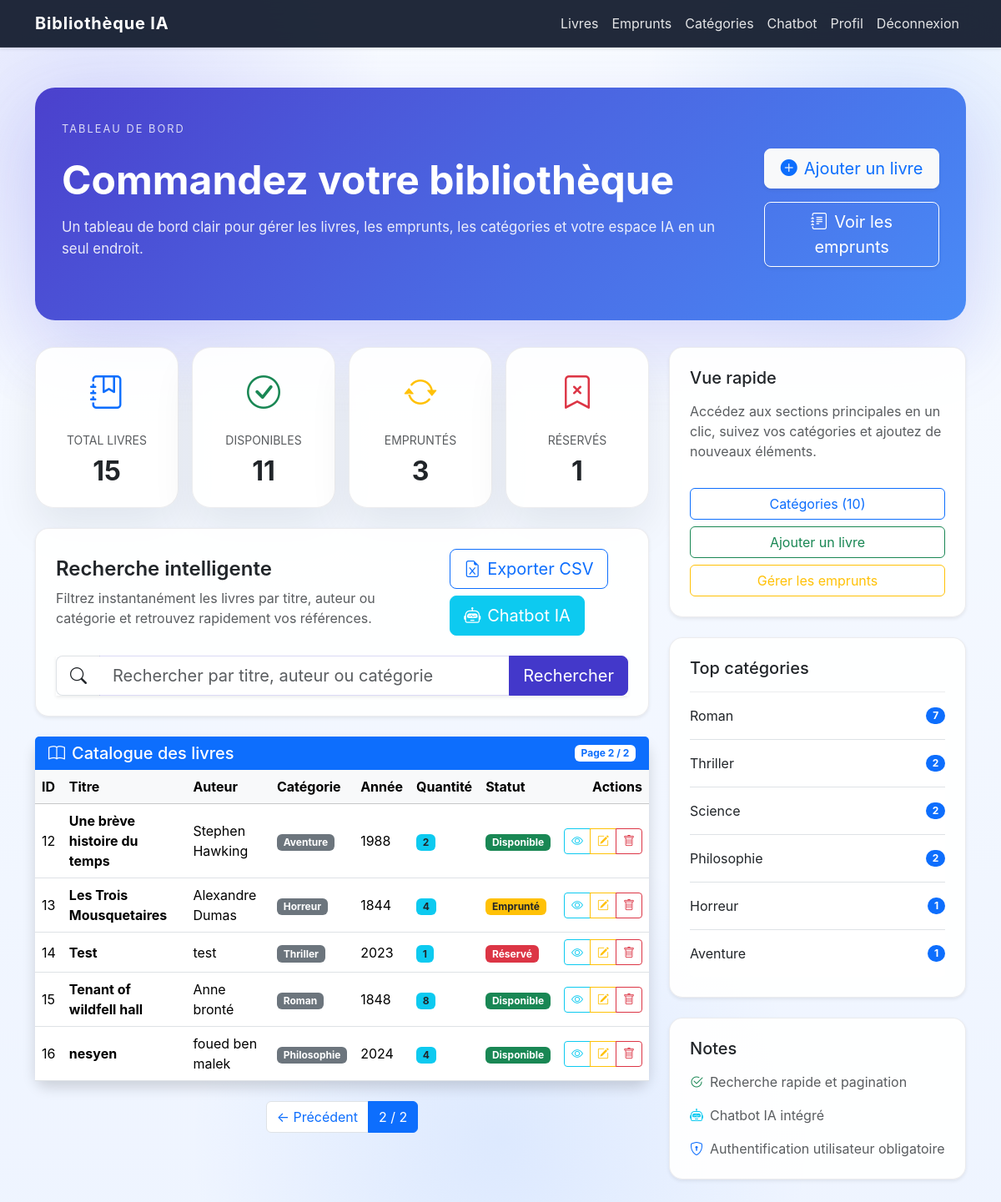
Page /?page=2 (signed in) on the committed database.
### library/models.py (models this page shows, shortened)
class Livre(models.Model):
    STATUT_CHOICES = [
        ('disponible', 'Disponible'),
        ('emprunte', 'Emprunté'),
        ('reserve', 'Réservé'),
    ]
    titre = models.CharField(max_length=200)
    auteur = models.CharField(max_length=200)
    categorie = models.ForeignKey(
        Categorie,
        on_delete=models.CASCADE
    )
    annee_publication = models.IntegerField()
    quantite_disponible = models.IntegerField(default=1)
    statut = models.CharField(
        max_length=20,
        choices=STATUT_CHOICES,
        default='disponible'
    )

class Categorie(models.Model):
    nom = models.CharField(max_length=100)

### library/views.py (the view, shortened to what this page needs)
# urls.py: path('', views.liste_livres, name='liste_livres'),
@login_required
def liste_livres(request):
    livres = Livre.objects.select_related(
        'categorie'
    ).all()
    recherche = request.GET.get('recherche')
    paginator = Paginator(
        livres,
        10
    )
    page = request.GET.get('page')
    livres = paginator.get_page(page)
    total_livres = Livre.objects.count()
    disponibles = Livre.objects.filter(
        statut='disponible'
    ).count()
    empruntes = Livre.objects.filter(
        statut='emprunte'
    ).count()
    reserves = Livre.objects.filter(
        statut='reserve'
    ).count()
    categories_count = Categorie.objects.count()
    livres_par_categorie = (
        Livre.objects
        .values('categorie__nom')
        .annotate(total=Count('id'))
        .order_by('-total')
    )
    return render(
        request,
        'library/liste_livres.html',
        {
            'livres': livres,
            'total_livres': total_livres,
            'disponibles': disponibles,
            'empruntes': empruntes,
            'reserves': reserves,
            'categories_count': categories_count,
            'livres_par_categorie': livres_par_categorie,
        }
    )

### library/templates/library/liste_livres.html (shortened to what this page needs)
{% extends 'library/base.html' %} {% block content %}
<div class="page-header">
  <div class="hero-overline">Tableau de bord</div>
  <div
    class="d-flex flex-column flex-md-row justify-content-between align-items-start align-items-md-center gap-4 mb-4"
  >
    <div>
      <h1 class="fw-bold mb-3">Commandez votre bibliothèque</h1>
      <p class="hero-subtitle mb-0">
        Un tableau de bord clair pour gérer les livres, les emprunts, les
        catégories et votre espace IA en un seul endroit.
      </p>
    </div>
    <div class="d-flex flex-column gap-3">
      <a
        href="{% url 'ajouter_livre' %}"
        class="btn btn-light btn-lg text-primary shadow-sm"
      >
        <i class="bi bi-plus-circle-fill me-2"></i>Ajouter un livre
      </a>
      <a
        href="{% url 'liste_emprunts' %}"
        class="btn btn-outline-light btn-lg text-white border-white shadow-sm"
      >
        <i class="bi bi-journal-text me-2"></i>Voir les emprunts
      </a>
    </div>
  </div>
</div>
<div class="row gy-4">
  <div class="col-lg-8">
    <div class="row g-3 mb-4">
      <div class="col-sm-6 col-xl-3">
        <div class="card dashboard-card text-center p-4 h-100">
          <i class="bi bi-journal-bookmark fs-1 text-primary"></i>
          <p class="text-uppercase text-muted small mb-2 mt-3">Total livres</p>
          <h2 class="fw-bold mb-0">{{ total_livres }}</h2>
        </div>
      </div>
      <div class="col-sm-6 col-xl-3">
        <div class="card dashboard-card text-center p-4 h-100">
          <i class="bi bi-check-circle fs-1 text-success"></i>
          <p class="text-uppercase text-muted small mb-2 mt-3">Disponibles</p>
          <h2 class="fw-bold mb-0">{{ disponibles }}</h2>
        </div>
      </div>
      <div class="col-sm-6 col-xl-3">
        <div class="card dashboard-card text-center p-4 h-100">
          <i class="bi bi-arrow-repeat fs-1 text-warning"></i>
          <p class="text-uppercase text-muted small mb-2 mt-3">Empruntés</p>
          <h2 class="fw-bold mb-0">{{ empruntes }}</h2>
        </div>
      </div>
      <div class="col-sm-6 col-xl-3">
        <div class="card dashboard-card text-center p-4 h-100">
          <i class="bi bi-bookmark-x fs-1 text-danger"></i>
          <p class="text-uppercase text-muted small mb-2 mt-3">Réservés</p>
          <h2 class="fw-bold mb-0">{{ reserves }}</h2>
        </div>
      </div>
    </div>
    <div class="card shadow-sm rounded-4 mb-4">
      <div class="card-body p-4">
        <div
          class="d-flex flex-column flex-md-row gap-3 align-items-start align-items-md-center justify-content-between"
        >
          <div>
            <h4 class="fw-semibold mb-2">Recherche intelligente</h4>
            <p class="text-muted mb-0">
              Filtrez instantanément les livres par titre, auteur ou catégorie
              et retrouvez rapidement vos références.
            </p>
          </div>
          <div class="d-flex gap-2 flex-wrap">
            <a
              href="{% url 'export_excel' %}"
              class="btn btn-outline-primary btn-lg"
            >
              <i class="bi bi-file-earmark-excel me-2"></i>Exporter CSV
            </a>
            <a href="/chatbot/" class="btn btn-info btn-lg text-white">
              <i class="bi bi-robot me-2"></i>Chatbot IA
            </a>
          </div>
        </div>
        <form method="GET" class="mt-4">
          <div class="input-group input-group-lg shadow-sm">
            <span class="input-group-text bg-white border-end-0">
              <i class="bi bi-search"></i>
            </span>
            <input
              type="text"
              name="recherche"
              value="{{ request.GET.recherche }}"
              class="form-control border-start-0"
              placeholder="Rechercher par titre, auteur ou catégorie"
            />
            <button class="btn btn-primary">Rechercher</button>
          </div>
        </form>
      </div>
    </div>
    <div class="card shadow border-0 rounded-4">
      <div class="card-header bg-primary text-white">
        <div class="d-flex justify-content-between align-items-center">
          <div>
            <h5 class="mb-0">
              <i class="bi bi-book me-2"></i>Catalogue des livres
            </h5>
          </div>
          <span class="badge bg-white text-primary"
            >Page {{ livres.number }} / {{ livres.paginator.num_pages }}</span
          >
        </div>
      </div>
      <div class="card-body p-0">
        <div class="table-responsive">
          <table class="table table-hover align-middle mb-0">
            <thead class="table-light">
              <tr>
                <th>ID</th>
                <th>Titre</th>
                <th>Auteur</th>
                <th>Catégorie</th>
                <th>Année</th>
                <th>Quantité</th>
                <th>Statut</th>
                <th class="text-end">Actions</th>
              </tr>
            </thead>
            <tbody>
              {% for livre in livres %}
              <tr>
                <td>{{ livre.id }}</td>
                <td><strong>{{ livre.titre }}</strong></td>
                <td>{{ livre.auteur }}</td>
                <td>
                  <span class="badge bg-secondary"
                    >{{ livre.categorie.nom }}</span
                  >
                </td>
                <td>{{ livre.annee_publication }}</td>
                <td>
                  <span class="badge bg-info text-dark"
                    >{{ livre.quantite_disponible }}</span
                  >
                </td>
                <td>
                  {% if livre.statut == 'disponible' %}
                  <span class="badge bg-success">Disponible</span>
                  {% elif livre.statut == 'emprunte' %}
                  <span class="badge bg-warning text-dark">Emprunté</span>
                  {% else %}
                  <span class="badge bg-danger">Réservé</span>
                  {% endif %}
                </td>
                <td class="text-end">
                  <div class="btn-group" role="group">
                    <a
                      href="{% url 'detail_livre' livre.id %}"
                      class="btn btn-outline-info btn-sm"
                      ><i class="bi bi-eye"></i
                    ></a>
                    <a
                      href="{% url 'modifier_livre' livre.id %}"
                      class="btn btn-outline-warning btn-sm"
                      ><i class="bi bi-pencil-square"></i
                    ></a>
                    <a
                      href="{% url 'supprimer_livre' livre.id %}"
                      class="btn btn-outline-danger btn-sm"
                      ><i class="bi bi-trash"></i
                    ></a>
                  </div>
                </td>
              </tr>
              {% endfor %}
            </tbody>
          </table>
        </div>
      </div>
    </div>
    <nav class="mt-4">
      <ul class="pagination justify-content-center">
        {% if livres.has_previous %}
        <li class="page-item">
          <a class="page-link" href="?page={{ livres.previous_page_number }}"
            >← Précédent</a
          >
        </li>
        {% endif %}
        <li class="page-item active">
          <span class="page-link"
            >{{ livres.number }} / {{ livres.paginator.num_pages }}</span
          >
        </li>
      </ul>
    </nav>
  </div>
  <div class="col-lg-4">
    <div class="card shadow-sm rounded-4 mb-4 p-4">
      <h5 class="mb-3">Vue rapide</h5>
      <p class="text-muted">
        Accédez aux sections principales en un clic, suivez vos catégories et
        ajoutez de nouveaux éléments.
      </p>
      <div class="d-grid gap-2 mt-3">
        <a href="{% url 'liste_categories' %}" class="btn btn-outline-primary"
          >Catégories ({{ categories_count }})</a
        >
        <a href="{% url 'ajouter_livre' %}" class="btn btn-outline-success"
          >Ajouter un livre</a
        >
        <a href="{% url 'liste_emprunts' %}" class="btn btn-outline-warning"
          >Gérer les emprunts</a
        >
      </div>
    </div>
    <div class="card shadow-sm rounded-4 mb-4 p-4">
      <h5 class="mb-3">Top catégories</h5>
      <div class="list-group list-group-flush">
        {% for c in livres_par_categorie|slice:10 %}
        <div
          class="list-group-item d-flex justify-content-between align-items-center px-0 py-3"
        >
          <span>{{ c.categorie__nom }}</span>
          <span class="badge bg-primary rounded-pill">{{ c.total }}</span>
        </div>
        {% empty %}
        <div class="list-group-item px-0 py-3 text-muted">
          Aucune catégorie disponible.
        </div>
        {% endfor %}
      </div>
    </div>
    <div class="card shadow-sm rounded-4 p-4">
      <h5 class="mb-3">Notes</h5>
      <ul class="list-unstyled mb-0 text-muted">
        <li class="mb-3">
          <i class="bi bi-check2-circle text-success me-2"></i>Recherche rapide
          et pagination
        </li>
        <li class="mb-3">
          <i class="bi bi-robot text-info me-2"></i>Chatbot IA intégré
        </li>
        <li>
          <i class="bi bi-shield-lock text-primary me-2"></i>Authentification
          utilisateur obligatoire
        </li>
      </ul>
    </div>
  </div>
</div>
{% endblock %}

### library/templates/library/base.html (style rules this page uses)
:root { --bg: #eef4ff; --bg-soft: rgba(255, 255, 255, 0.78); --card: rgba(255, 255, 255, 0.92); --border: rgba(15, 23, 42, 0.08); --primary: #4338ca; --primary-dark: #3730a3; --text: #152238; }
* { box-sizing: border-box; }
body { margin: 0; min-height: 100vh; font-family: "Inter", system-ui, -apple-system, BlinkMacSystemFont, "Segoe UI", sans-serif; background: radial-gradient( circle at 10% 10%, rgba(99, 102, 241, 0.18), transparent 20% ), radial-gradient( circle at 90% 10%, rgba(59, 130, 246, 0.12), transparent 18% ), radial-gradient( circle at 50% 90%, rgba(59, 130, 246, 0.1), transparent 25% ), linear-gradient(180deg, #f8fbff 0%, #eef4ff 100%); color: var(--text); }
.page-header { border-radius: 1.5rem; padding: 2.5rem 2rem; margin-bottom: 2rem; background: linear-gradient( 135deg, rgba(67, 56, 202, 0.95), rgba(59, 130, 246, 0.92) ); color: white; box-shadow: 0 35px 90px rgba(79, 70, 229, 0.18); }
.page-header h1 { font-size: clamp(2.2rem, 4vw, 3.2rem); }
.hero-subtitle { opacity: 0.88; font-size: 1.05rem; }
.card { background: var(--card); border: 1px solid var(--border); border-radius: 1.4rem; box-shadow: 0 24px 50px rgba(15, 23, 42, 0.08); }
.card-header { background: transparent; border-bottom: none; }
.btn-primary { background-color: var(--primary); border-color: var(--primary); }
.form-control, .form-select { border-radius: 1rem; border: 1px solid rgba(67, 56, 202, 0.18); }
.table thead { background: rgba(99, 102, 241, 0.08); }
.hero-overline { text-transform: uppercase; letter-spacing: 0.16em; font-size: 0.8rem; opacity: 0.8; margin-bottom: 0.85rem; }

### rows in the picture
Livre: id "12", titre "Une brève histoire du temps", auteur "Stephen Hawking", categorie.nom "Aventure", annee_publication "1988", quantite_disponible "2", statut "Disponible"
Livre: id "13", titre "Les Trois Mousquetaires", auteur "Alexandre Dumas", categorie.nom "Horreur", annee_publication "1844", quantite_disponible "4", statut "Emprunté"
Livre: id "14", titre "Test", auteur "test", categorie.nom "Thriller", annee_publication "2023", quantite_disponible "1", statut "Réservé"
Livre: id "15", titre "Tenant of wildfell hall", auteur "Anne bronté", categorie.nom "Roman", annee_publication "1848", quantite_disponible "8", statut "Disponible"
Livre: id "16", titre "nesyen", auteur "foued ben malek", categorie.nom "Philosophie", annee_publication "2024", quantite_disponible "4", statut "Disponible"
Categorie: categorie__nom "Roman", total "7"
Categorie: categorie__nom "Thriller", total "2"
Categorie: categorie__nom "Philosophie", total "2"
Categorie: categorie__nom "Horreur", total "1"
Categorie: categorie__nom "Aventure", total "1"

### other values in the picture
{{ total_livres }} "15"
{{ disponibles }} "11"
{{ empruntes }} "3"
{{ reserves }} "1"
{{ livres.number }} "2"
{{ livres.paginator.num_pages }} "2"
{{ categories_count }} "10"
{{ c.categorie__nom }} "Science"
{{ c.total }} "2"
